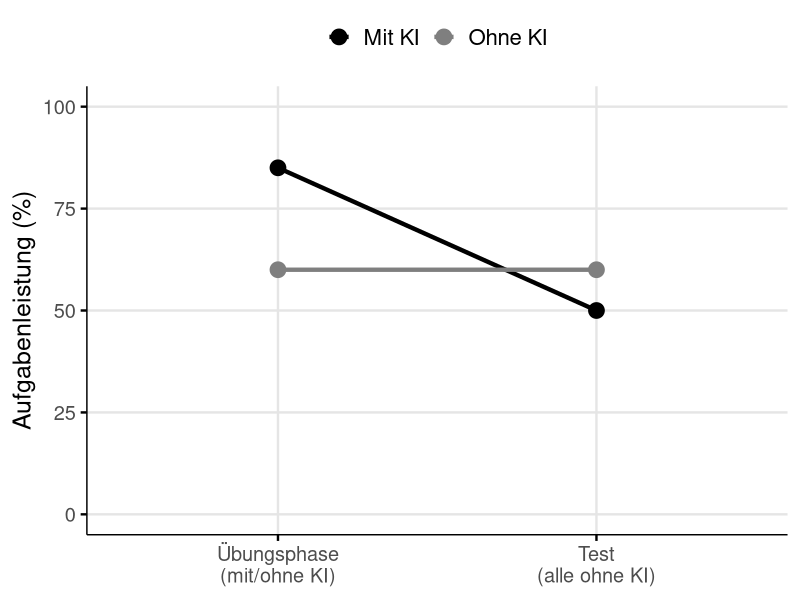
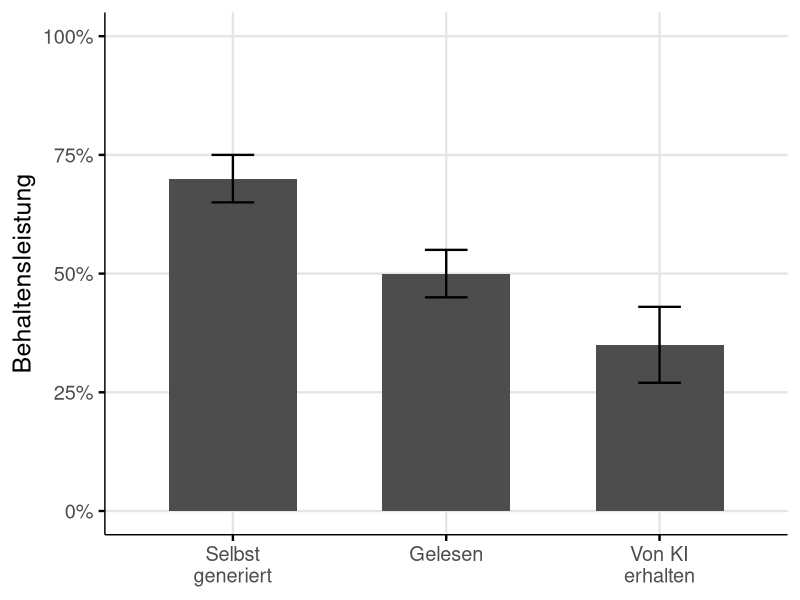
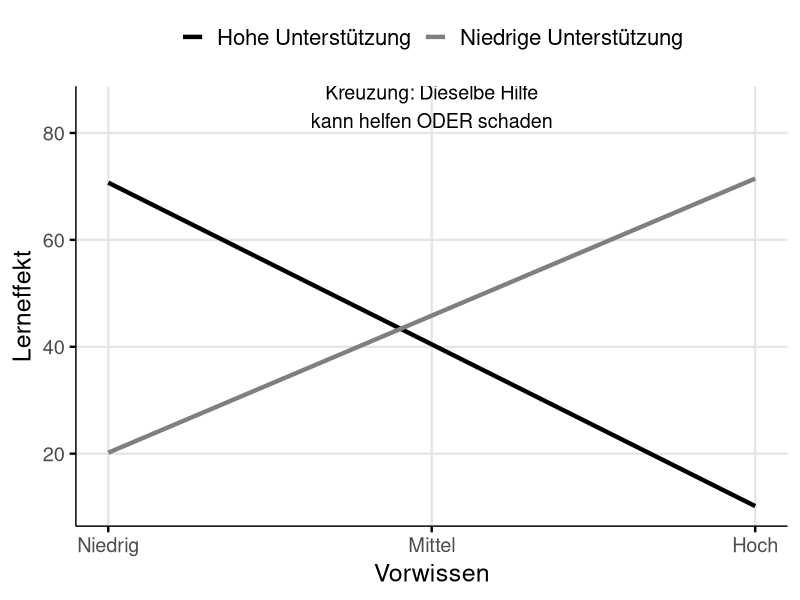

R code for these plots, in order:
## ---- chunk 1
#| include: false
library(tidyverse)
library(ggplot2)

# Set seed for reproducible simulated data
set.seed(2025)

# Minimalist theme for all figures
theme_minimal_custom <- theme_minimal(base_size = 18) +
theme(
    panel.grid.minor = element_blank(),
    panel.grid.major = element_line(color = "grey90"),
    axis.line = element_line(color = "black", linewidth = 0.5),
    axis.ticks = element_line(color = "black"),
    plot.title = element_text(face = "bold", size = 20),
    plot.subtitle = element_text(color = "grey40"),
    legend.position = "bottom"
  )
## ---- chunk 2
#| label: fig-paradox
#| fig-width: 12
#| fig-height: 6
#| echo: false

# Simulated data showing the paradox
paradox_data <- tibble(
  phase = factor(
    rep(c("Übungsphase\n(mit/ohne KI)", "Test\n(alle ohne KI)"), each = 2),
    levels = c("Übungsphase\n(mit/ohne KI)", "Test\n(alle ohne KI)")
  ),
  gruppe = rep(c("Mit KI", "Ohne KI"), 2),
  leistung = c(85, 60, 50, 60)
)

ggplot(paradox_data, aes(x = phase, y = leistung, group = gruppe, color = gruppe)) +
  geom_line(linewidth = 1.5) +
  geom_point(size = 5) +
  scale_color_manual(
    values = c("Mit KI" = "black", "Ohne KI" = "grey50"),
    name = NULL
  ) +
  scale_y_continuous(limits = c(0, 100), breaks = seq(0, 100, 25)) +
  labs(
    x = NULL,
    y = "Aufgabenleistung (%)"
  ) +
  theme_minimal_custom +
  theme(
    legend.position = "top",
    legend.text = element_text(size = 16)
  )
## ---- chunk 3
#| label: fig-generation
#| fig-width: 10
#| fig-height: 5.5
#| echo: false

# Simulated data based on generation effect literature
generation_data <- tibble(
  methode = factor(
    c("Selbst\ngeneriert", "Gelesen", "Von KI\nerhalten"),
    levels = c("Selbst\ngeneriert", "Gelesen", "Von KI\nerhalten")
  ),
  retention = c(70, 50, 35),
  se = c(5, 5, 8)
)

ggplot(generation_data, aes(x = methode, y = retention)) +
  geom_col(fill = "grey30", width = 0.6) +
  geom_errorbar(
    aes(ymin = retention - se, ymax = retention + se),
    width = 0.2,
    linewidth = 0.8
  ) +
  scale_y_continuous(
    limits = c(0, 100),
    breaks = seq(0, 100, 25),
    labels = function(x) paste0(x, "%")
  ) +
  labs(
    x = NULL,
    y = "Behaltensleistung"
  ) +
  theme_minimal_custom

## ---- chunk 4
#| label: fig-expertise-reversal
#| fig-width: 11
#| fig-height: 5.5
#| echo: false

# Simulated data for expertise reversal effect
expertise_data <- tibble(
  vorwissen = rep(seq(0, 100, length.out = 50), 2),
  unterstuetzung = rep(c("Hohe Unterstützung", "Niedrige Unterstützung"), each = 50)
) |>
  mutate(
    lerneffekt = case_when(
      unterstuetzung == "Hohe Unterstützung" ~ 70 - 0.6 * vorwissen + rnorm(n(), 0, 3),
      unterstuetzung == "Niedrige Unterstützung" ~ 20 + 0.5 * vorwissen + rnorm(n(), 0, 3)
    )
  )

ggplot(expertise_data, aes(x = vorwissen, y = lerneffekt, color = unterstuetzung)) +
  geom_smooth(method = "lm", se = FALSE, linewidth = 1.5) +
  scale_color_manual(
    values = c("Hohe Unterstützung" = "black", "Niedrige Unterstützung" = "grey50"),
    name = NULL
  ) +
  scale_x_continuous(
    breaks = c(0, 50, 100),
    labels = c("Niedrig", "Mittel", "Hoch")
  ) +
  labs(
    x = "Vorwissen",
    y = "Lerneffekt"
  ) +
  theme_minimal_custom +
  theme(
    legend.position = "top",
    legend.text = element_text(size = 16)
  ) +
  annotate(
    "text",
    x = 50, y = 85,
    label = "Kreuzung: Dieselbe Hilfe\nkann helfen ODER schaden",
    size = 5, hjust = 0.5
  )
